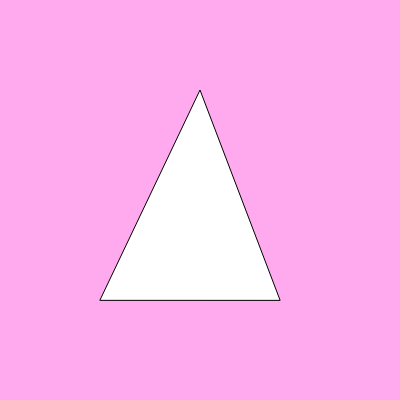
Frame 1 (no input)
Frame 60 (no input): identical to frame 1, image omitted
Frame 120 (the mouse pressed at the canvas centre since frame 60): identical to frame 1, image omitted

The p5.js sketch that drew this single still picture (run headless with seeded random() and noise() and a simulated clock; from frame 60 on, the mouse is pressed at the canvas centre):

// p5.js sketch
// ── sketch.js
function setup() {
  createCanvas(400, 400);
  
}

function draw() {
  background('#fae')
  triangle(100,300,200,90,280,300)
}
